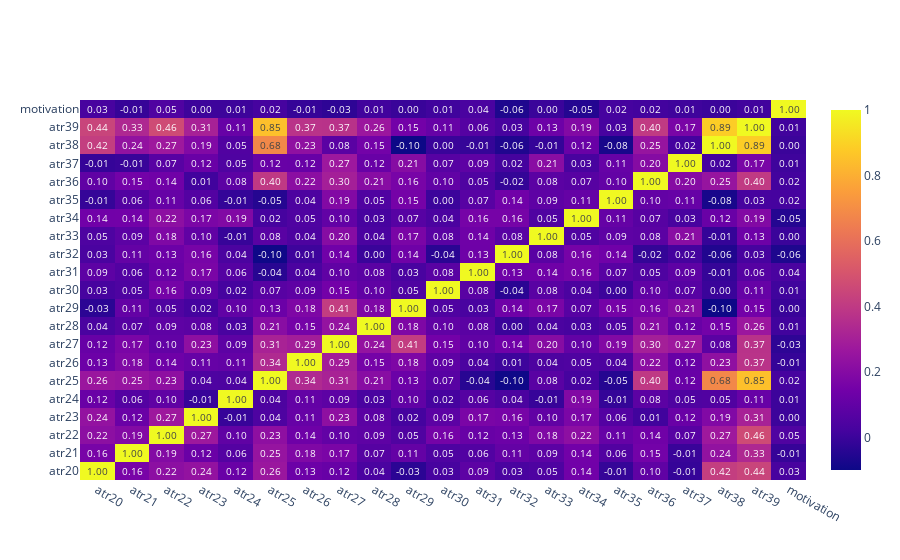

Notebook cell for this chart:
### Code cell
dataframe = regular_sentences.join([y])
correlation_matrix(dataframe)

### Figure 1 — Plotly figure (JSON) as saved in the notebook; plotly's stock layout.template omitted (floating-point values rounded to 4 significant figures; data arrays with more than 128 entries replaced by an {"elided": "..."} marker saying what was removed)
{"data": [{"text": {"elided": "21x21 float values"}, "texttemplate": "%{text:.2f}", "type": "heatmap", "x": ["atr20", "atr21", "atr22", "atr23", "atr24", "atr25", "atr26", "atr27", "atr28", "atr29", "atr30", "atr31", "atr32", "atr33", "atr34", "atr35", "atr36", "atr37", "atr38", "atr39", "motivation"], "y": ["atr20", "atr21", "atr22", "atr23", "atr24", "atr25", "atr26", "atr27", "atr28", "atr29", "atr30", "atr31", "atr32", "atr33", "atr34", "atr35", "atr36", "atr37", "atr38", "atr39", "motivation"], "z": {"elided": "21x21 float values"}}], "layout": {}}
